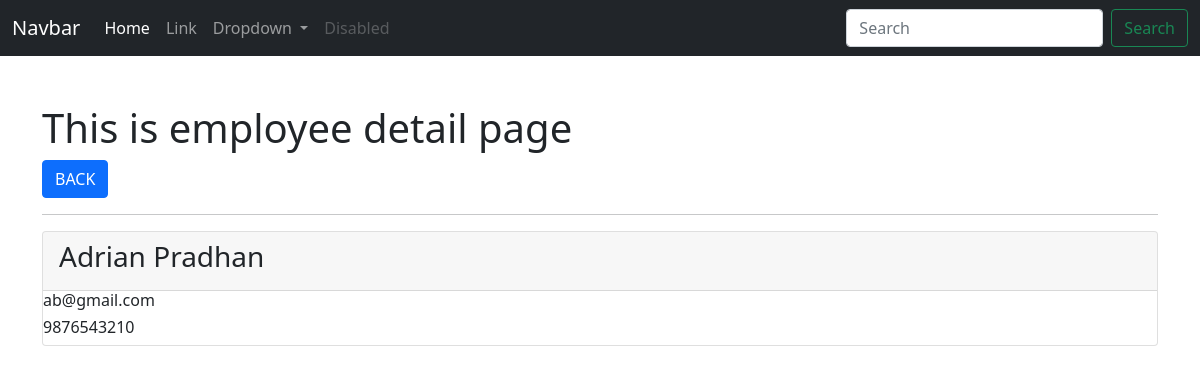
Screenshot of /employee/show/5/ with the database file from the repository.
### app_employeewebsite/models.py (models this page shows, shortened)
class Employee(models.Model):
    full_name = models.CharField(max_length=255)
    contact = models.CharField(max_length=255)
    email = models.EmailField()
    dob = models.DateField()
    join_date = models.DateField()
    gender = models.CharField(max_length=255)
    blood_group = models.CharField(max_length=255)
    address = models.CharField(max_length=255)
    user = models.ForeignKey(User, on_delete=models.CASCADE)
    department = models.ForeignKey(Department, on_delete=models.CASCADE)
    class Meta:
        db_table = 'app_employee'

### app_employeewebsite/views.py (the view)
# urls.py: path('employee/show/<int:id>/', views.employee_show, name='emp-show'),
def employee_show(request, id):
    data = Employee.objects.get(id=id)
    context = {"data": data}
    return render(request, 'employees/show_employee.html', context)

### templates/employees/show_employee.html (shortened to what this page needs)
{% extends 'layouts/master.html' %}
{% block content %}
<div class="container mt-5">
    <h1>This is employee detail page</h1>
    <a href="{% url 'emp-index' %}" class="btn btn-primary">BACK</a>
    <hr>
    <div class="card">
        <div class="card-header"><h3>{{ data.full_name }}</h3></div>
        <div class="ccard-body">
            <h6>{{ data.email }}</h6>
            <h6>{{ data.contact }}</h6>
        </div>
    </div>
</div>
{% endblock %}

### rows the page displays
Employee: full_name "Adrian Pradhan", email "ab@gmail.com", contact "9876543210"
